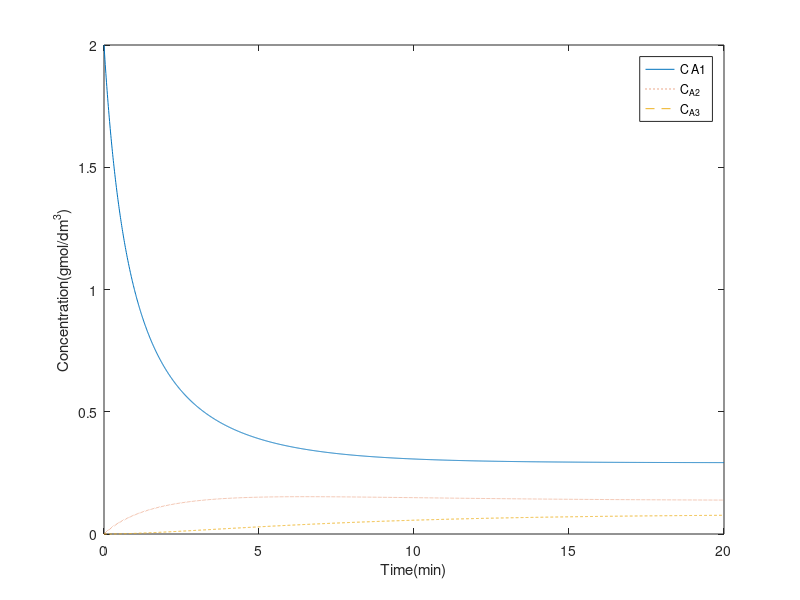

The MATLAB source for this figure:
% ser3v.m 
v0 = 6; v = 12; V = 200; Ca0 = 2; Cb0 = 2; k = 0.5; tspan = 0:0.01:20; C0 = [Ca0 Cb0 0 0 0 0]; 
dCdt = @(t,C) [(v0*Ca0-v*C(1)-k*V*C(1)*C(2))/V; (v0*Cb0-v*C(2)-k*V*C(1)* C(2))/V;              
(v*C(1)-v*C(3)-k*V*C(3)*C(4))/V; (v*C(2)-v*C(4)-k*V*C(3)*C(4))/V;              
(v*C(3)-v*C(5)-k*V*C(5)*C(6))/V; (v*C(4)-v*C(6)-k*V*C(5)*C(6))/V]; 
[t,C]=ode45(dCdt, tspan, C0); plot(t,C(:,1),'-',t,C(:,3),':',t,C(:,5),'--'); 
xlabel('Time(min)'), ylabel('Concentration(gmol/dm^3)'), legend('C_ {A1}','C_{A2}','C_{A3}'); 
